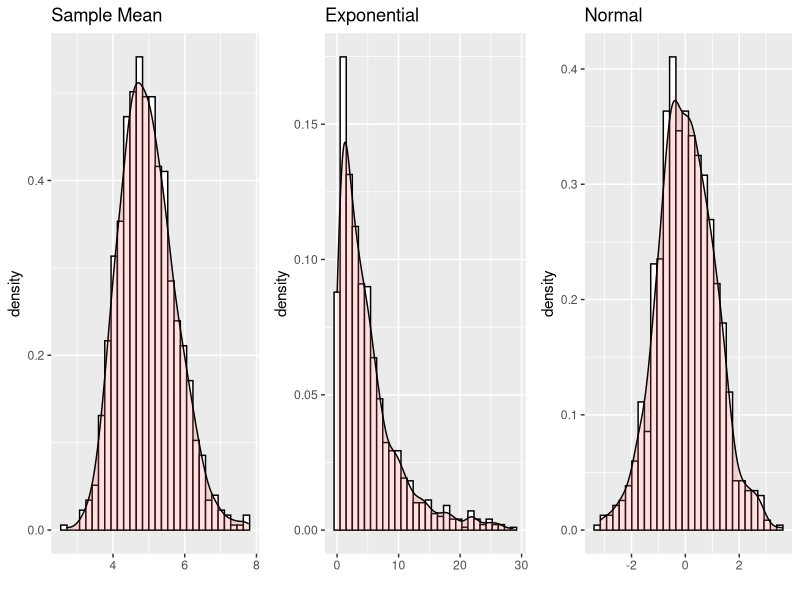

Write the R code that produced this figure.
## ---- chunk 1
knitr::opts_chunk$set(echo = FALSE)

## ---- chunk 2
#Create matrix with dimensions 40 by 1000 filled with exponentialy 
#distributed data and find the mean for each simulation:
n<- 40
simulations <- 1000
lambda<-.2
mu<- apply(matrix(data =rexp(n*simulations, rate= lambda), 
                  nrow=n, ncol=simulations), 2, mean)
## ---- chunk 3
#Calculate sample mean versus theoretical mean:
smean<- mean(apply(matrix(data =rexp(n*1000, rate= lambda), 
                          nrow=n, ncol=simulations), 2, mean))
tmean<- 1/lambda
## ---- chunk 4
tmean 
## ---- chunk 5
smean 
## ---- chunk 6
#Calculate sample varience versus theoretical varience :
ssdt<- sd(apply(matrix(data =rexp(n*1000, rate= lambda), 
                       nrow=n, ncol=simulations), 2, mean))
tsdt<- (1/lambda)/sqrt(n)
## ---- chunk 7
tsdt
## ---- chunk 8
ssdt 
## ---- chunk 9
#open libraries ggplot2 and gridExtra:
library(ggplot2)
library(gridExtra)

#create density histogram for sample means
g1<- ggplot(data=data.frame(mu), aes(mu))+
    geom_histogram(aes(y = ..density..), colour="black", fill="white") +
    geom_density(alpha = 0.2, fill = "#FF6666")+
    labs(title="Sample Mean", x="")

#create density histogram for distribution variable example:
expvar<- rexp(simulations, rate =.2)
g2<- ggplot(data=data.frame(expvar), aes(expvar))+
    geom_histogram(aes(y = ..density..), colour="black", fill="white")+
    geom_density(alpha = 0.2, fill = "#FF6666")+
    labs(title="Exponential", x="")

#create density histogram for normal distribution example:
randvar<- rnorm(simulations)
g3<- ggplot(data=data.frame(randvar), aes(randvar))+
    geom_histogram(aes(y = ..density..), colour="black", fill="white")+
    geom_density(alpha = 0.2, fill = "#FF6666")+ 
    labs(title="Normal", x="")

#arrange all three graphs on one page 
grid.arrange(g1, g2, g3, nrow = 1)
